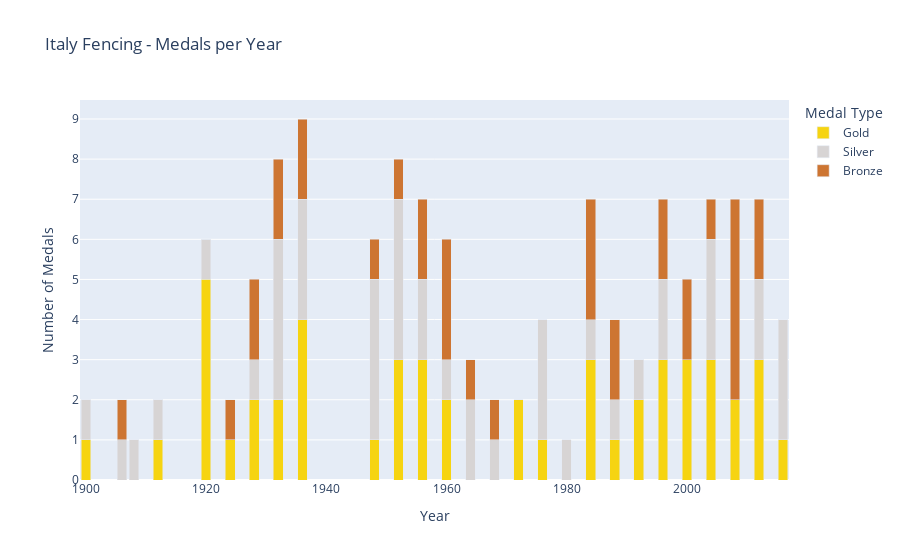
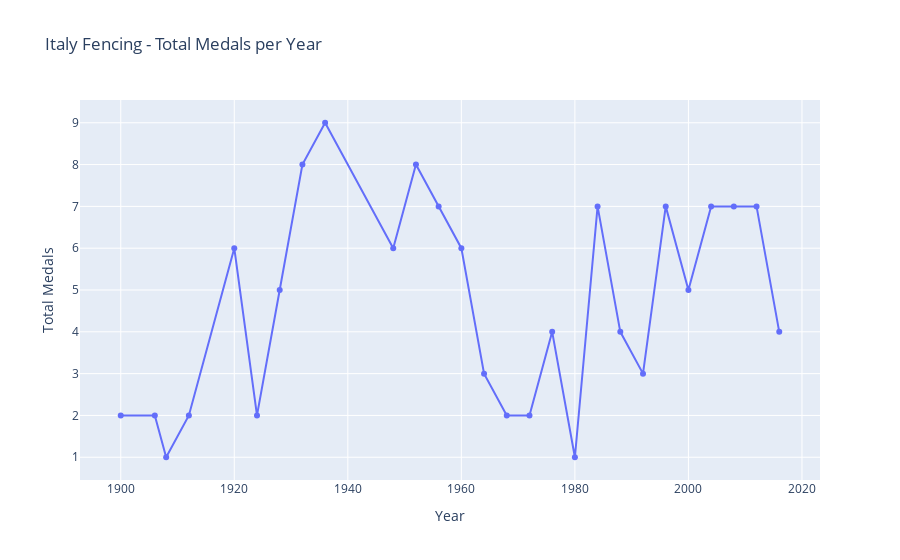

Notebook code cell kept with these figures, in order:
### Code cell
medals_by_type = (
    fencing_unique_medals
    .pivot_table(
        index="Year",
        columns="Medal",
        values="ID",      # bara för count
        aggfunc="count",
        fill_value=0
    )
    .reset_index()
)

fig1 = px.bar(
    medals_by_type,
    x="Year",
    y=["Gold", "Silver", "Bronze"],
    title="Italy Fencing - Medals per Year",
    labels={"value": "Number of Medals", "variable": "Medal Type"},
    color_discrete_map={
    "Gold": "#F6D411",
    "Silver": "#D7D4D4",
    "Bronze": "#CD7532"
}
)
fig1.update_layout(barmode="stack")
fig1.show()

# Beräkna totala medaljer per år
medals_type_cols = [c for c in medals_by_type.columns if c in ["Gold", "Silver", "Bronze"]]
medals_by_type["Total"] = medals_by_type[medals_type_cols].sum(axis=1)

fig2 = px.line(
    medals_by_type,
    x="Year",
    y="Total",
    markers=True,
    title="Italy Fencing - Total Medals per Year",
    labels={"Total": "Total Medals"}
)
fig2.show()

### Figure 1 — Plotly figure (JSON) as saved in the notebook; plotly's stock layout.template omitted (floating-point values rounded to 4 significant figures)
{"data": [{"hovertemplate": "Medal Type=Gold<br>Year=%{x}<br>Number of Medals=%{y}<extra></extra>", "legendgroup": "Gold", "marker": {"color": "#F6D411", "pattern": {"shape": ""}}, "name": "Gold", "orientation": "v", "showlegend": true, "textposition": "auto", "type": "bar", "x": [1900, 1906, 1908, 1912, 1920, 1924, 1928, 1932, 1936, 1948, 1952, 1956, 1960, 1964, 1968, 1972, 1976, 1980, 1984, 1988, 1992, 1996, 2000, 2004, 2008, 2012, 2016], "xaxis": "x", "y": [1, 0, 0, 1, 5, 1, 2, 2, 4, 1, 3, 3, 2, 0, 0, 2, 1, 0, 3, 1, 2, 3, 3, 3, 2, 3, 1], "yaxis": "y"}, {"hovertemplate": "Medal Type=Silver<br>Year=%{x}<br>Number of Medals=%{y}<extra></extra>", "legendgroup": "Silver", "marker": {"color": "#D7D4D4", "pattern": {"shape": ""}}, "name": "Silver", "orientation": "v", "showlegend": true, "textposition": "auto", "type": "bar", "x": [1900, 1906, 1908, 1912, 1920, 1924, 1928, 1932, 1936, 1948, 1952, 1956, 1960, 1964, 1968, 1972, 1976, 1980, 1984, 1988, 1992, 1996, 2000, 2004, 2008, 2012, 2016], "xaxis": "x", "y": [1, 1, 1, 1, 1, 0, 1, 4, 3, 4, 4, 2, 1, 2, 1, 0, 3, 1, 1, 1, 1, 2, 0, 3, 0, 2, 3], "yaxis": "y"}, {"hovertemplate": "Medal Type=Bronze<br>Year=%{x}<br>Number of Medals=%{y}<extra></extra>", "legendgroup": "Bronze", "marker": {"color": "#CD7532", "pattern": {"shape": ""}}, "name": "Bronze", "orientation": "v", "showlegend": true, "textposition": "auto", "type": "bar", "x": [1900, 1906, 1908, 1912, 1920, 1924, 1928, 1932, 1936, 1948, 1952, 1956, 1960, 1964, 1968, 1972, 1976, 1980, 1984, 1988, 1992, 1996, 2000, 2004, 2008, 2012, 2016], "xaxis": "x", "y": [0, 1, 0, 0, 0, 1, 2, 2, 2, 1, 1, 2, 3, 1, 1, 0, 0, 0, 3, 2, 0, 2, 2, 1, 5, 2, 0], "yaxis": "y"}], "layout": {"barmode": "stack", "legend": {"title": {"text": "Medal Type"}, "tracegroupgap": 0}, "title": {"text": "Italy Fencing - Medals per Year"}, "xaxis": {"anchor": "y", "domain": [0, 1], "title": {"text": "Year"}}, "yaxis": {"anchor": "x", "domain": [0, 1], "title": {"text": "Number of Medals"}}}}

### Figure 2 — Plotly figure (JSON) as saved in the notebook; plotly's stock layout.template omitted (floating-point values rounded to 4 significant figures)
{"data": [{"hovertemplate": "Year=%{x}<br>Total Medals=%{y}<extra></extra>", "legendgroup": "", "line": {"color": "#636efa", "dash": "solid"}, "marker": {"symbol": "circle"}, "mode": "lines+markers", "name": "", "orientation": "v", "showlegend": false, "type": "scatter", "x": [1900, 1906, 1908, 1912, 1920, 1924, 1928, 1932, 1936, 1948, 1952, 1956, 1960, 1964, 1968, 1972, 1976, 1980, 1984, 1988, 1992, 1996, 2000, 2004, 2008, 2012, 2016], "xaxis": "x", "y": [2, 2, 1, 2, 6, 2, 5, 8, 9, 6, 8, 7, 6, 3, 2, 2, 4, 1, 7, 4, 3, 7, 5, 7, 7, 7, 4], "yaxis": "y"}], "layout": {"legend": {"tracegroupgap": 0}, "title": {"text": "Italy Fencing - Total Medals per Year"}, "xaxis": {"anchor": "y", "domain": [0, 1], "title": {"text": "Year"}}, "yaxis": {"anchor": "x", "domain": [0, 1], "title": {"text": "Total Medals"}}}}
